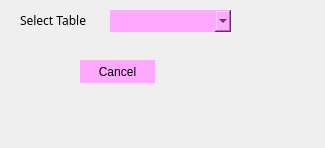
<?xml version="1.0" encoding="UTF-8"?>
<ui version="4.0">
 <class>cancel</class>
 <widget class="QWidget" name="cancel">
  <property name="geometry">
   <rect>
    <x>0</x>
    <y>0</y>
    <width>325</width>
    <height>148</height>
   </rect>
  </property>
  <property name="windowTitle">
   <string>Form</string>
  </property>
  <widget class="QPushButton" name="btnCancel">
   <property name="geometry">
    <rect>
     <x>80</x>
     <y>60</y>
     <width>75</width>
     <height>23</height>
    </rect>
   </property>
   <property name="styleSheet">
    <string notr="true">QPushButton{
border-radius: 15px;
background-color: rgb(255, 170, 255);

}</string>
   </property>
   <property name="text">
    <string>Cancel</string>
   </property>
  </widget>
  <widget class="QComboBox" name="cmbSeats">
   <property name="geometry">
    <rect>
     <x>110</x>
     <y>10</y>
     <width>121</width>
     <height>22</height>
    </rect>
   </property>
   <property name="styleSheet">
    <string notr="true">border-radius: 15px;
background-color: rgb(255, 170, 255);</string>
   </property>
  </widget>
  <widget class="QLabel" name="lblInfo">
   <property name="geometry">
    <rect>
     <x>50</x>
     <y>90</y>
     <width>151</width>
     <height>16</height>
    </rect>
   </property>
   <property name="text">
    <string/>
   </property>
  </widget>
  <widget class="QLabel" name="label">
   <property name="geometry">
    <rect>
     <x>20</x>
     <y>0</y>
     <width>101</width>
     <height>41</height>
    </rect>
   </property>
   <property name="font">
    <font>
     <family>Avignon-Bold</family>
    </font>
   </property>
   <property name="text">
    <string>Select Table</string>
   </property>
  </widget>
 </widget>
 <resources/>
 <connections/>
</ui>
